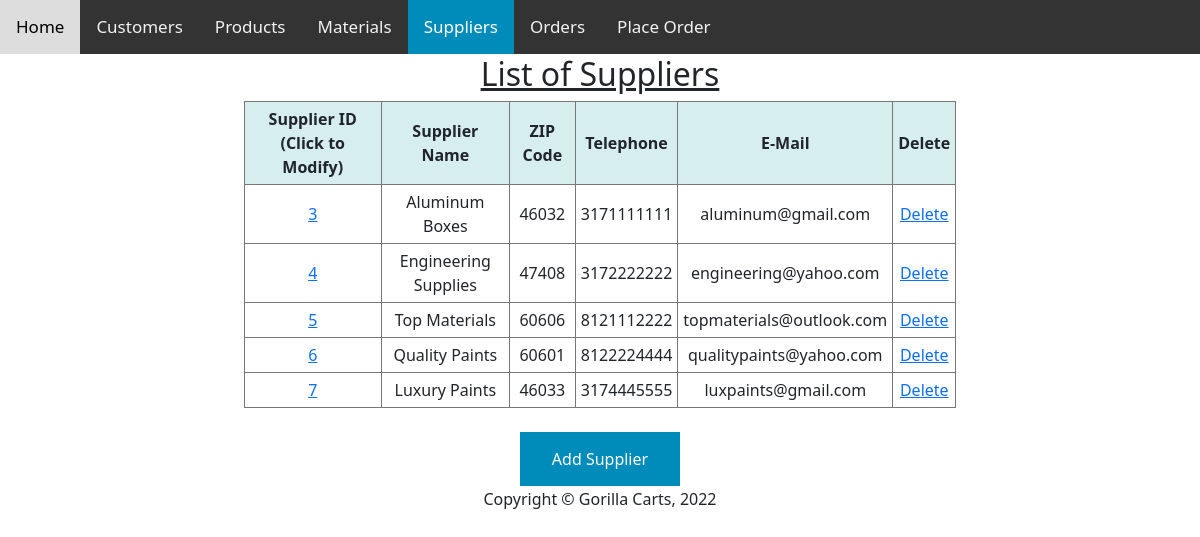
The app's page /suppliers with its own data.
### tables this page shows
CREATE TABLE Suppliers (SupplierID integer PRIMARY KEY AUTOINCREMENT, Name text, ZIP text, Telephone text, Email text);

### app.py (the view)
@app.route("/suppliers", methods=["GET","POST"]) # Decorator
def supplierslist():
    if request.method == "GET":
        bList=Cart.getAllSuppliers()
        return render_template('suppliers.html',message=bList)
    elif request.method == "POST":
        title = getIntegerFormVariable("title")
        bList=Cart.getAllCarts()
        delEstimates_DB(title)
        bDict=Cart.getAllCarts()
        return render_template('CartList.html',message=bDict )

### objects.py (called while the page is built)
    @classmethod
    def getAllSuppliers(cls):
        con = sqlite3.connect('Carts.db')
        con.execute("CREATE TABLE IF NOT EXISTS Suppliers (SupplierID integer PRIMARY KEY AUTOINCREMENT, Name text, ZIP text, Telephone text, Email text)")
        cursorObj = con.cursor()
        cursorObj.execute('SELECT * FROM Suppliers')
        allRows = cursorObj.fetchall()
        SupplierList = []
        for individualRow in allRows:
            b = {"SupplierID": individualRow[0], "Name" : individualRow[1], "ZIP" : individualRow[2], "Telephone": individualRow[3], "Email": individualRow[4]}
            SupplierList.append(b)
        return SupplierList

### templates/suppliers.html (shortened to what this page needs)
{% extends "layout.html" %}
{% block head %}
    <div class="topnav">
      <a href="/index">Home</a>
      <a href="/customers">Customers</a>
      <a href="/products">Products</a>
      <a href="/materials">Materials</a>
      <a class="active" href="/suppliers">Suppliers</a>
      <a href="/orders">Orders</a>
      <a href="/placeorder">Place Order</a>
    </div>
{% endblock %}
{% block body %}
<form>
     <H2><u>List of Suppliers</u></H2>
     <TABLE style="border-collapse: collapse;">
         <TR style="background-color: #D6EEEE;">
            <TH style="padding: 5px; border: solid 1px #777;">Supplier ID (Click to Modify)</TD>
            <TH style="padding: 5px; border: solid 1px #777;">Supplier Name</TD>
            <TH style="padding: 5px; border: solid 1px #777;">ZIP Code</TD>
            <TH style="padding: 5px; border: solid 1px #777;">Telephone</TD>
            <TH style="padding: 5px; border: solid 1px #777;">E-Mail</TD>
            <TH style="padding: 5px; border: solid 1px #777;">Delete</TD>
        </TH>
         {% for b in message %}
             <TR>
                  <TD style="padding: 5px; border: solid 1px #777;"><a href="/EditSupplier/{{b.SupplierID}}">{{b.SupplierID}}</a></TD>
                  <TD style="padding: 5px; border: solid 1px #777;">{{b.Name}}</TD>
                  <TD style="padding: 5px; border: solid 1px #777;">{{b.ZIP}}</TD>
                  <TD style="padding: 5px; border: solid 1px #777;">{{b.Telephone}}</TD>
                  <TD style="padding: 5px; border: solid 1px #777;">{{b.Email}}</TD>
                  <TD style="padding: 5px; border: solid 1px #777;"><a href="{{ url_for('deleteSupplierFromList', title=b.SupplierID) }}">Delete</a></TD>
             </TR>
         {% endfor %}
     </TABLE>
    <br>
    <a href="/addsupplier" style="background-color: #008CBA; border: none; color: white; padding: 15px 32px; text-align: center; text-decoration: none; display: inline-block; font-size: 16px;">Add Supplier</a>
{% endblock %}

### static/css/style.css (style rules this page uses)
body { margin: 0; font-family: Arial, Helvetica, sans-serif; }
.topnav { overflow: hidden; background-color: #333; }
.topnav a { float: left; color: #f2f2f2; text-align: center; padding: 14px 16px; text-decoration: none; font-size: 17px; }
.topnav a.active { background-color: #008CBA; color: white; }
table { width: 80%; margin-left: auto; margin-right: auto; }
th { height: 30px; }
h2 { text-align:center; }
th, td { text-align:center; }

### records on screen
Suppliers: SupplierID "3", Name "Aluminum Boxes", ZIP "46032", Telephone "3171111111", Email "aluminum@gmail.com"
Suppliers: SupplierID "4", Name "Engineering Supplies", ZIP "47408", Telephone "3172222222", Email "engineering@yahoo.com"
Suppliers: SupplierID "5", Name "Top Materials", ZIP "60606", Telephone "8121112222", Email "topmaterials@outlook.com"
Suppliers: SupplierID "6", Name "Quality Paints", ZIP "60601", Telephone "8122224444", Email "qualitypaints@yahoo.com"
Suppliers: SupplierID "7", Name "Luxury Paints", ZIP "46033", Telephone "3174445555", Email "luxpaints@gmail.com"
